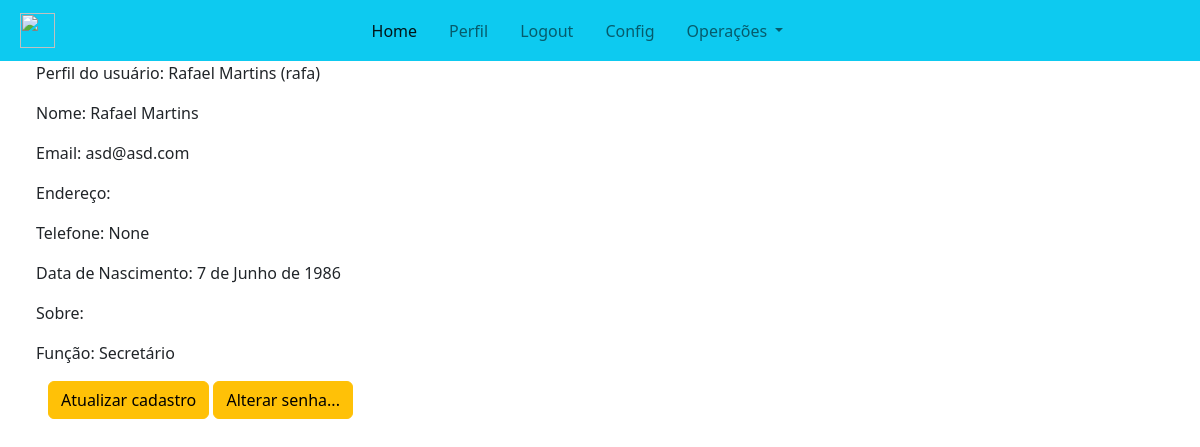
The app's page /user/profile/1 (signed in) with its own data.
### users/models.py (models this page shows, shortened)
class CustomUser(AbstractUser):
    date_of_birth = models.DateField(
        blank=True, null=True, auto_now=False, auto_now_add=False
    )
    address = models.CharField(blank=True, max_length=255)
    phone_number = PhoneNumberField(
        blank=True, unique=True, region="BR", null=True)
    is_whatsapp = models.BooleanField(blank=True, default=False)
    about = models.TextField(blank=True)
    functions = models.ManyToManyField(
        "UsersFunctions", related_name="user_roles", blank=True
    )
    married_to = models.ForeignKey(
        'self',
        on_delete=models.SET_NULL,
        null=True,
        blank=True,
        related_name='spouse'
    )
    date_of_marriage = models.DateField(
        blank=True, null=True, auto_now=False, auto_now_add=False
    )
    class Types(models.TextChoices):
        REGULAR = "REGULAR", "Membro"
        STAFF = "EQUIPE", "Equipe"
        ONLY_WORKER = "TRABALHADOR", "Contratado"
        CONGREGATED = "CONGREGADO", "Congregado"
        SIMPLE_USER = "USUARIO", "Usuário"
    type = models.CharField(
        _("Type"), max_length=50,
        choices=Types.choices, default=Types.SIMPLE_USER
    )
    def __str__(self):
        return f'{self.first_name} {self.last_name} ({self.username})'

class UsersFunctions(models.Model):
    class Types(models.TextChoices):
        NOT_ASSIGNED = "N", "Não assinalado"
        PASTOR = "P", "Pastor"
        MODERATOR = "M", "Moderador"
        SECRETARY = "S", "Secretário"
        TREASURER = "T", "Tesoureiro"
    function = models.CharField(max_length=1, choices=Types.choices)
    class Meta:
        verbose_name = "Função"
        verbose_name_plural = "Funções"
    def __str__(self):
        return self.get_function_display()

### users/views/user_profile_view.py (the view)
# urls.py: path("profile/<int:pk>", UserProfileView.as_view(), name="user-profile"),
class UserProfileView(LoginRequiredMixin, DetailView):
    model = CustomUser
    template_name = "users/user_profile.html"
    context_object_name = "user_object"

### core/core_context_processor.py (called while the page is built)
def context_user_data(request):
    if request.user.is_authenticated:
        user = CustomUser.objects.get(pk=request.user.id)
        user_role = user.functions.all()
        print("Processador de contexto funcionando..",
              user, "Função:", user_role, user.type)
        return {
            "user": user,
            "user_roles": user_role,
        }
    else:
        return {}

### users/templates/users/user_profile.html (shortened to what this page needs)
{% extends 'core/base.html' %} {% block content %}
<div class="container mx-4">
  <p>Perfil do usuário: {{user}}</p>
  <p>Nome: {{user.first_name}} {{user.last_name}}</p>
  <p>Email: {{user.email}}</p>
  <p>Endereço: {{user.address}}</p>
  <p>
    Telefone: {{user.phone_number}}
  </p>
  <p>Data de Nascimento: {{user.date_of_birth}}</p>
  <p>Sobre: {{user.about}}</p>
  <p>Função: {% for f in user_roles %}
      {{f}}
    {% endfor %}
  </p>
  <div class="container">
    <a href="{% url 'users:user-profile-update' user.id %}" class="btn btn-warning justify-content-center">Atualizar
      cadastro</a>
    <a href="{% url 'users:change-user-password' %}" class="btn btn-warning justify-content-center">Alterar senha...</a>
  </div>
</div>
{% endblock %}

### records on screen
CustomUser: first_name+last_name+username "Rafael Martins (rafa)", first_name "Rafael", last_name "Martins", email "asd@asd.com", phone_number "None", date_of_birth "7 de Junho de 1986"
UsersFunctions: function "Secretário"
